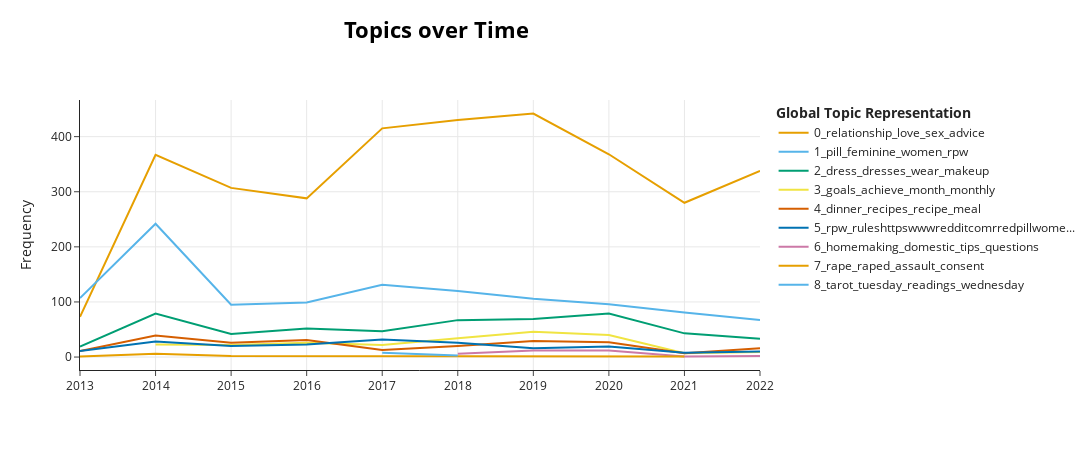

Notebook code cell kept with this figure:
### Code cell
topic_model.visualize_topics_over_time(topics_over_time) #, topics=[9, 10, 72, 83, 87, 91])

### Figure 1 — Plotly figure (JSON) as saved in the notebook; plotly's stock layout.template omitted (floating-point values rounded to 4 significant figures)
{"data": [{"hoverinfo": "text", "hovertext": ["<b>Topic 0</b><br>Words: relationship, sex, love, being, more", "<b>Topic 0</b><br>Words: relationship, being, husband, am, love", "<b>Topic 0</b><br>Words: relationship, advice, love, together, being", "<b>Topic 0</b><br>Words: relationship, advice, love, sex, feel", "<b>Topic 0</b><br>Words: advice, relationship, being, am, his", "<b>Topic 0</b><br>Words: relationship, advice, love, together, being", "<b>Topic 0</b><br>Words: relationship, boyfriend, being, feel, if", "<b>Topic 0</b><br>Words: relationship, love, boyfriend, feel, together", "<b>Topic 0</b><br>Words: relationship, advice, his, him, being", "<b>Topic 0</b><br>Words: relationship, advice, being, am, together"], "marker": {"color": "#E69F00"}, "mode": "lines", "name": "0_relationship_love_sex_advice", "type": "scatter", "x": [2013, 2014, 2015, 2016, 2017, 2018, 2019, 2020, 2021, 2022], "y": [73, 367, 307, 288, 415, 430, 442, 368, 280, 338]}, {"hoverinfo": "text", "hovertext": ["<b>Topic 1</b><br>Words: feminism, pill, feminine, alpha, women", "<b>Topic 1</b><br>Words: feminism, feminist, feminine, women, woman", "<b>Topic 1</b><br>Words: pill, women, feminine, rpw, woman", "<b>Topic 1</b><br>Words: women, feminine, woman, relationship, her", "<b>Topic 1</b><br>Words: women, feminine, men, woman, being", "<b>Topic 1</b><br>Words: feminine, women, men, marriage, male", "<b>Topic 1</b><br>Words: femininity, feminine, relationship, being, women", "<b>Topic 1</b><br>Words: femininity, feminine, masculine, women, being", "<b>Topic 1</b><br>Words: femininity, relationship, masculine, feminine, women", "<b>Topic 1</b><br>Words: feminist, femininity, feminine, marriage, husband"], "marker": {"color": "#56B4E9"}, "mode": "lines", "name": "1_pill_feminine_women_rpw", "type": "scatter", "x": [2013, 2014, 2015, 2016, 2017, 2018, 2019, 2020, 2021, 2022], "y": [107, 242, 95, 99, 131, 120, 106, 96, 81, 67]}, {"hoverinfo": "text", "hovertext": ["<b>Topic 2</b><br>Words: thin, slutty, fat, squat, dress", "<b>Topic 2</b><br>Words: fat, weight, dress, makeup, being", "<b>Topic 2</b><br>Words: fat, healthy, makeup, dress, weight", "<b>Topic 2</b><br>Words: weight, dress, makeup, wear, dresses", "<b>Topic 2</b><br>Words: dress, wear, clothing, makeup, wearing", "<b>Topic 2</b><br>Words: weight, appearance, makeup, tips, be", "<b>Topic 2</b><br>Words: dress, dresses, wear, makeup, clothes", "<b>Topic 2</b><br>Words: dress, makeup, dresses, wear, look", "<b>Topic 2</b><br>Words: makeup, dress, dresses, wear, clothes", "<b>Topic 2</b><br>Words: hair, dress, advice, your, you"], "marker": {"color": "#009E73"}, "mode": "lines", "name": "2_dress_dresses_wear_makeup", "type": "scatter", "x": [2013, 2014, 2015, 2016, 2017, 2018, 2019, 2020, 2021, 2022], "y": [19, 79, 42, 52, 47, 67, 69, 79, 43, 33]}, {"hoverinfo": "text", "hovertext": ["<b>Topic 3</b><br>Words: motivated, motivation, week, goals, weekly", "<b>Topic 3</b><br>Words: gratitude, thankful, thanksgiving, week, celebrate", "<b>Topic 3</b><br>Words: month, weekly, self, monthly, week", "<b>Topic 3</b><br>Words: goals, achieve, month, monthly, plan", "<b>Topic 3</b><br>Words: goals, month, achieve, self, monthly", "<b>Topic 3</b><br>Words: month, self, celebrating, celebrate, motivated", "<b>Topic 3</b><br>Words: celebrating, celebrate, goals, achieve, motivated", "<b>Topic 3</b><br>Words: gratitude, thankful, celebrate, happy, grateful", "<b>Topic 3</b><br>Words: month, goals, achieve, monthly, celebrating"], "marker": {"color": "#F0E442"}, "mode": "lines", "name": "3_goals_achieve_month_monthly", "type": "scatter", "x": [2014, 2015, 2016, 2017, 2018, 2019, 2020, 2021, 2022], "y": [23, 22, 26, 22, 34, 46, 40, 7, 9]}, {"hoverinfo": "text", "hovertext": ["<b>Topic 4</b><br>Words: recipe, recipes, cooking, cook, meals", "<b>Topic 4</b><br>Words: meals, recipes, cooking, meal, cook", "<b>Topic 4</b><br>Words: recipes, meals, recipe, meal, cook", "<b>Topic 4</b><br>Words: meal, meals, recipe, recipes, lunch", "<b>Topic 4</b><br>Words: recipes, meals, dinner, recipe, meal", "<b>Topic 4</b><br>Words: recipe, recipes, cooking, cook, meals", "<b>Topic 4</b><br>Words: meals, dinner, meal, recipes, recipe", "<b>Topic 4</b><br>Words: dinner, meal, recipes, cooking, recipe", "<b>Topic 4</b><br>Words: cooking, cook, recipes, meal, recipe", "<b>Topic 4</b><br>Words: cooking, cook, recipes, recipe, dinner"], "marker": {"color": "#D55E00"}, "mode": "lines", "name": "4_dinner_recipes_recipe_meal", "type": "scatter", "x": [2013, 2014, 2015, 2016, 2017, 2018, 2019, 2020, 2021, 2022], "y": [11, 39, 26, 31, 13, 20, 29, 27, 7, 16]}, {"hoverinfo": "text", "hovertext": ["<b>Topic 5</b><br>Words: submissions, women, ruleshttpswwwredditcomrredpillwomenaboutrules, reddit, rpw", "<b>Topic 5</b><br>Words: rpw, sub, advice, rp, community", "<b>Topic 5</b><br>Words: sidebar, rpw, irc, ruleshttpswwwredditcomrredpillwomenaboutrules, sub", "<b>Topic 5</b><br>Words: ruleshttpswwwredditcomrredpillwomenaboutrules, redpillwomen, rpw, sub, mods", "<b>Topic 5</b><br>Words: rpw, ruleshttpswwwredditcomrredpillwomenaboutrules, rp, moderators, reddit", "<b>Topic 5</b><br>Words: rpw, rp, ruleshttpswwwredditcomrredpillwomenaboutrules, red, sub", "<b>Topic 5</b><br>Words: rp, forums, reddit, rpw, reddits", "<b>Topic 5</b><br>Words: rpw, rp, sub, subs, questions", "<b>Topic 5</b><br>Words: community, welcoming, banned, sub, ban", "<b>Topic 5</b><br>Words: rpw, ruleshttpswwwredditcomrredpillwomenaboutrules, sub, women, subs"], "marker": {"color": "#0072B2"}, "mode": "lines", "name": "5_rpw_ruleshttpswwwredditcomrredpillwome...", "type": "scatter", "x": [2013, 2014, 2015, 2016, 2017, 2018, 2019, 2020, 2021, 2022], "y": [11, 28, 20, 23, 32, 26, 16, 19, 8, 10]}, {"hoverinfo": "text", "hovertext": ["<b>Topic 6</b><br>Words: homemaking, domestic, tips, questions, tip", "<b>Topic 6</b><br>Words: homemaking, domestic, tips, questions, tip", "<b>Topic 6</b><br>Words: homemaking, domestic, tips, questions, tip", "<b>Topic 6</b><br>Words: homemaking, domestic, tips, questions, tip", "<b>Topic 6</b><br>Words: homemaking, domestic, tips, questions, tip"], "marker": {"color": "#CC79A7"}, "mode": "lines", "name": "6_homemaking_domestic_tips_questions", "type": "scatter", "x": [2018, 2019, 2020, 2021, 2022], "y": [6, 12, 12, 1, 2]}, {"hoverinfo": "text", "hovertext": ["<b>Topic 7</b><br>Words: culture, dress, dressing, refusing, responsibility", "<b>Topic 7</b><br>Words: rape, raped, consent, assault, antisexualviolence", "<b>Topic 7</b><br>Words: violence, rape, feminists, raped, culture", "<b>Topic 7</b><br>Words: rape, raped, rapemisogyny, accused, women", "<b>Topic 7</b><br>Words: accused, assault, drunk, accusation, acquitted", "<b>Topic 7</b><br>Words: rape, raped, rapes, assault, assaulted", "<b>Topic 7</b><br>Words: raped, rape, girls, accused, hysteria"], "marker": {"color": "#E69F00"}, "mode": "lines", "name": "7_rape_raped_assault_consent", "type": "scatter", "x": [2013, 2014, 2015, 2016, 2017, 2018, 2021], "y": [1, 6, 2, 2, 1, 1, 1]}, {"hoverinfo": "text", "hovertext": ["<b>Topic 8</b><br>Words: tarot, tuesday, readings, wednesday, reading", "<b>Topic 8</b><br>Words: tarot, cards, ideas, reading, topics"], "marker": {"color": "#56B4E9"}, "mode": "lines", "name": "8_tarot_tuesday_readings_wednesday", "type": "scatter", "x": [2017, 2018], "y": [8, 3]}], "layout": {"height": 450, "hoverlabel": {"bgcolor": "white", "font": {"family": "Rockwell", "size": 16}}, "legend": {"title": {"text": "<b>Global Topic Representation"}}, "title": {"font": {"color": "Black", "size": 22}, "text": "<b>Topics over Time</b>", "x": 0.4, "xanchor": "center", "y": 0.95, "yanchor": "top"}, "width": 1250, "xaxis": {"showgrid": true}, "yaxis": {"showgrid": true, "title": {"text": "Frequency"}}}}
